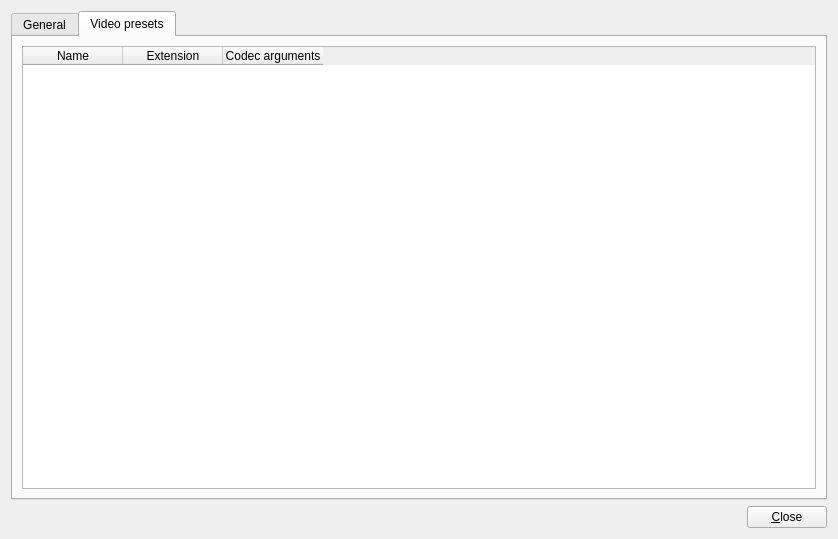
<?xml version="1.0" encoding="UTF-8"?>
<ui version="4.0">
 <class>SettingsDialog</class>
 <widget class="QDialog" name="SettingsDialog">
  <property name="geometry">
   <rect>
    <x>0</x>
    <y>0</y>
    <width>838</width>
    <height>539</height>
   </rect>
  </property>
  <property name="windowTitle">
   <string>Dialog</string>
  </property>
  <layout class="QVBoxLayout" name="verticalLayout_2">
   <item>
    <layout class="QVBoxLayout" name="verticalLayout">
     <item>
      <widget class="QTabWidget" name="tabWidget">
       <property name="currentIndex">
        <number>1</number>
       </property>
       <widget class="QWidget" name="tabGeneral">
        <attribute name="title">
         <string>General</string>
        </attribute>
        <layout class="QVBoxLayout" name="verticalLayout_3">
         <item>
          <layout class="QHBoxLayout" name="horizontalLayout_2">
           <item>
            <widget class="QLabel" name="label">
             <property name="text">
              <string>FFMPEG binary path:</string>
             </property>
            </widget>
           </item>
           <item>
            <widget class="QLineEdit" name="txtFFMPEGBinPath">
             <property name="minimumSize">
              <size>
               <width>250</width>
               <height>0</height>
              </size>
             </property>
            </widget>
           </item>
           <item>
            <widget class="QPushButton" name="btnFFMPEGBinPath">
             <property name="minimumSize">
              <size>
               <width>30</width>
               <height>0</height>
              </size>
             </property>
             <property name="maximumSize">
              <size>
               <width>30</width>
               <height>16777215</height>
              </size>
             </property>
             <property name="text">
              <string notr="true">...</string>
             </property>
            </widget>
           </item>
          </layout>
         </item>
         <item>
          <spacer name="verticalSpacer">
           <property name="orientation">
            <enum>Qt::Vertical</enum>
           </property>
           <property name="sizeHint" stdset="0">
            <size>
             <width>20</width>
             <height>404</height>
            </size>
           </property>
          </spacer>
         </item>
        </layout>
       </widget>
       <widget class="QWidget" name="tabVideoPresets">
        <attribute name="title">
         <string>Video presets</string>
        </attribute>
        <layout class="QVBoxLayout" name="verticalLayout_4">
         <item>
          <widget class="QTableWidget" name="tableVideoPresets">
           <column>
            <property name="text">
             <string>Name</string>
            </property>
           </column>
           <column>
            <property name="text">
             <string>Extension</string>
            </property>
           </column>
           <column>
            <property name="text">
             <string>Codec arguments</string>
            </property>
           </column>
          </widget>
         </item>
        </layout>
       </widget>
      </widget>
     </item>
     <item>
      <layout class="QHBoxLayout" name="horizontalLayout">
       <item>
        <spacer name="horizontalSpacer">
         <property name="orientation">
          <enum>Qt::Horizontal</enum>
         </property>
         <property name="sizeHint" stdset="0">
          <size>
           <width>40</width>
           <height>20</height>
          </size>
         </property>
        </spacer>
       </item>
       <item>
        <widget class="QPushButton" name="btnClose">
         <property name="text">
          <string>&amp;Close</string>
         </property>
        </widget>
       </item>
      </layout>
     </item>
    </layout>
   </item>
  </layout>
 </widget>
 <resources/>
 <connections/>
</ui>
